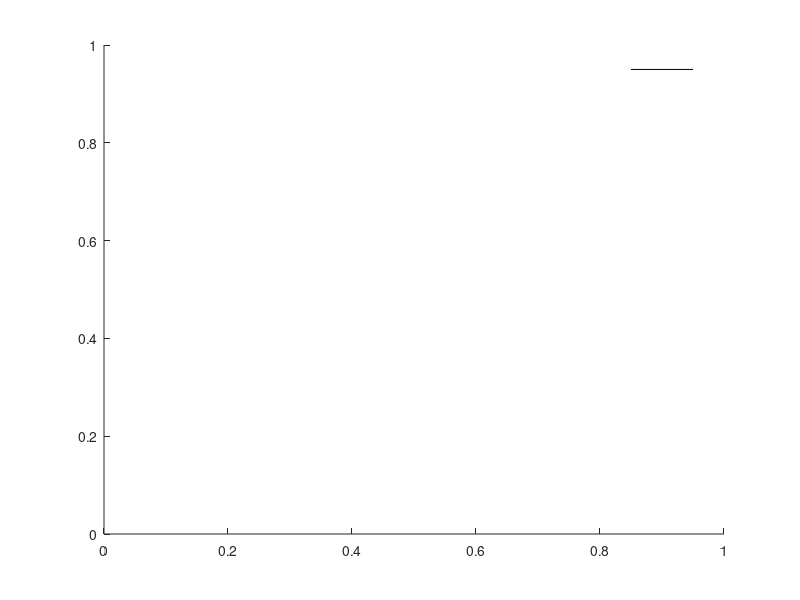

This chart was generated by the following MATLAB code: (Note: this script raises an error after producing the figure.)
function h = scalebar(varargin)
%SCALEBAR creates a scalebar on an axes
%
% SCALEBAR
% SCALEBAR OFF
% SCALEBAR(PARAMETER, VALUE, ...)
% SCALEBAR(HAXES, PARAMETER, VALUE, ...)
% H = SCALEBAR(...)
% 
% Draws a scalebar on the axes and returns handle to the scalebar. The
% DataAspectRatio property of the axes must be set to [1 1 1] and the view
% must be in 2D. All parameters are optional (note the default values
% below). SCALEBAR OFF deletes the current scalebar.
% 
% PARAMETER/VALUE pairs
%     hAxes:        handle to the axes (defaults to current axes)
%     ScaleLength:  length to show (in data units) (defaults to ~10% of the 
%                       x-axis limit range)
%     ScaleLengthRatio: ScaleLength/range(XLim)
%     Location:     location of the scalebar. Possible values are
%                       northeast (default)
%                       northwest
%                       southeast
%                       southwest
%                       [x y] data coordinates
%     Colour:       colour of scalebar in 1x3 RGB array (default is [0 0 0])
%     Bold:         draw with bold text and linewidth=4. 
%                       True or false(default)
%
% Note: SCALEBAR sets the XLimMode and YLimMode of the axes to manual.
%
% Created 10 November 2009 by Amanda Ng

    % DELETE SCALEBAR IF ONE EXISTS
    delete(findobj(gca,'tag','scalebar'));

    % RETURN IF 'OFF' WAS REQUESTED
    if nargin>0 && strcmpi(varargin{1},'off')
        return;
    end

    % CONSTANTS
    directions = {'northwest','northeast','southeast','southwest'};
    
    % SET PARAMETERS TO DEFAULTS
    hAxes = gca;
    scalelength = 0;
    scalelengthratio = 0.1;
    location = 'northeast';
    colour = [0 0 0];
    linewidth = 0.5;
    fontweight = 'normal';

    % PROCESS ARGUMENTS
    if nargin>0
        args = {};
        % Process if arguments given as "hAxes, ..."
        if ishandle(varargin{1}) %hAxes
            args{length(args)+1}='hAxes';
            args{length(args)+1}=varargin{1};
            varargin = varargin(2:end);
        end
        args=[args varargin];
        % Process arguments
        for n=1:2:length(args)
            parameter = args{n};
            value = args{n+1};
            switch lower(parameter)
                case 'haxes'
                    if ~ishandle(value)
                        error 'HAXES is not a valid Axes handle'
                    elseif ~strcmpi(get(value,'type'),'axes')
                        error 'HAXES is not a valid Axes handle'
                    elseif strcmpi(get(value,'tag'),'colorbar')
                        error 'HAXES is a handle to a colorbar'
                    else
                        hAxes = value;
                    end
                case 'scalelength'
                    if ~isnumeric(value)
                        error 'SCALELENGTH must be a numeric value'
                    end
                    scalelength = value;
                case 'scalelengthratio'
                    if ~isnumeric(value)
                        error 'SCALELENGTHRATIO must be a numeric value'
                    end
                    scalelengthratio = value;
                case 'location'
                    if ~(numel(value)==2 && isnumeric(value)) && ...
                       isempty(strmatch(lower(value),directions,'exact'))
                        error 'unrecognised value for LOCATION'
                    end
                    location = value;
                case 'colour'
                    if numel(value)~=3 || ~isnumeric(value)
                        error 'COLOUR must be a 1x3 representation of an RGB colour'
                    end
                    colour = value;
                case 'bold'
                    if ischar(value) && strcmpi(value,'true') || ...
                       (islogical(value) || isnumeric(value)) && value
                            linewidth=4;
                            fontweight='bold';
                    end
                otherwise
                    error(['unrecognised parameter: ' parameter]);
            end
        end
    end

    % CHECK IF DATAASPECTRATIO IS [1 1 1]
    if ~all(get(hAxes,'DataAspectRatio')==1)
        error 'The Axes property DataAspectRatio must be set to [1 1 1]'
    end
    
    % CHECK IF VIEW IS IN 2D
    [az el] = view(hAxes);
    if el~=90
        error 'The Axes must be in 2D view'
    end
    
    %GET IMAGE AND AXES DATA
    axeslims = [get(hAxes,'xlim')' get(hAxes,'ylim')'];
    axesdir = [1 1];
    if strcmpi(get(hAxes,'XDir'),'reverse')
        axeslims(:,1) = flipud(axeslims(:,1));
        axesdir(1) = -1;
    end
    if strcmpi(get(hAxes,'YDir'),'reverse')
        axeslims(:,2) = flipud(axeslims(:,2));
        axesdir(2) = -1;
    end

    % CALCULATE SCALELENGTH
    if scalelength==0
        sl = range(axeslims(:,1))*scalelengthratio;
        slorder = 10^floor(log10(sl));
        scalelength = round(sl/slorder)*slorder;    
    else
        scalelengthratio = scalelength/range(axeslims(:,1));
    end
    
    %SET UP POSITIONING
    if ischar(location)
        switch location
            case 'northeast'
                anchor = [axeslims(2,1) - axesdir(1)*range(axeslims(:,1))*0.05, ...
                          axeslims(2,2) - axesdir(2)*range(axeslims(:,2))*0.05];
                direction = 'southwest';
            case 'northwest'
                anchor = [axeslims(1,1) + axesdir(1)*range(axeslims(:,1))*0.05, ...
                          axeslims(2,2) - axesdir(2)*range(axeslims(:,2))*0.05];
                direction = 'southeast';
            case 'southwest'
                anchor = [axeslims(1,1) + axesdir(1)*range(axeslims(:,1))*0.05, ...
                          axeslims(1,2) + axesdir(2)*range(axeslims(:,2))*0.05];
                direction = 'northeast';
            case 'southeast'
                anchor = [axeslims(2,1) - axesdir(1)*range(axeslims(:,1))*0.05, ...
                          axeslims(1,2) + axesdir(2)*range(axeslims(:,2))*0.05];
                direction = 'northwest';
        end    
    else
        anchor = location;
        if location
            dirToCentre = min(axeslims)+range(axeslims)/2 - location.*axesdir;
            direction = directions{ceil((-1*atan2(dirToCentre(2),dirToCentre(1))+pi)/(2*pi)*4)};
        end
    end

    linepos = [anchor; anchor];
    if ~isempty(strfind(direction,'east'))
        linepos(2,1) = linepos(2,1)+axesdir(1)*scalelength;
    else
        linepos(1,1) = linepos(1,1)-axesdir(1)*scalelength;
    end
    
    ends(:,:,1) = [linepos(1,:); linepos(1,:)];
    ends(:,:,2) = [linepos(2,:); linepos(2,:)];
    if ~isempty(strfind(direction,'north'))
        ends(2,2,:) = ends(2,2,:)-axesdir(2)*0.1*scalelength;
        textalignment = {'bottom', 'center'};
    else
        ends(2,2,:) = ends(2,2,:)+axesdir(2)*0.1*scalelength;
        textalignment = {'top', 'center'};
    end
            
    % DRAW SCALEBAR
    set(gca,'xlimmode','manual','ylimmode','manual');
    hg = hggroup('tag','scalebar');
    line(linepos(:,1), linepos(:,2), 'color', colour, 'linewidth', linewidth, 'parent', hg);
    %line(ends(:,1,1), ends(:,2,1), 'color', colour, 'linewidth', linewidth, 'parent', hg);
    %line(ends(:,1,2), ends(:,2,2), 'color', colour, 'linewidth', linewidth, 'parent', hg);
    %text(linepos(1,1),linepos(1,2),0,'0','verticalalignment',textalignment{1},'horizontalalignment',textalignment{2}, 'color', colour, 'fontweight', fontweight, 'parent', hg);
    %text(linepos(2,1),linepos(2,2),0,num2str(scalelength),'verticalalignment',textalignment{1},'horizontalalignment',textalignment{2}, 'color', colour, 'fontweight', fontweight, 'parent', hg);
    
    if nargout>0
        h = hg;
    end
    
    % SETUP DELETE CALLBACK
    set(hg,'DeleteFcn',@deleteScaleBar)
    
    % SETUP LISTENER TO RESET SCALEBAR ON CHANGE OF AXES LIMITS
    hL(1) = addlistener(hAxes,'YLim','PostSet',@(src,event) resetScaleBar(src,event,hg));

    % SET USERDATA
    udata = {'ScaleLengthRatio',scalelengthratio;...
             'AnchorRatio',[(anchor(1)-min(axeslims(:,1)))/range(axeslims(:,1)) (anchor(2)-min(axeslims(:,2)))/range(axeslims(:,2))];...
             'Colour',colour;...
             'Listeners',hL};
    set(hg,'UserData',udata);    
    
    % CALLBACK FUNCTIONS
    function deleteScaleBar(src,event)
        udata = get(src,'UserData');
        delete(udata{strcmpi(udata(:,1),'Listeners'),2});

    function resetScaleBar(src,event,SB)
        udata = get(SB,'UserData');
        hAxes = get(SB,'parent');
        
        delete(SB);        
        
        axeslims = [get(hAxes,'xlim')' get(hAxes,'ylim')'];
        
        scalelengthratio = udata{strcmpi(udata(:,1),'ScaleLengthRatio'),2};
        anchorratio = udata{strcmpi(udata(:,1),'AnchorRatio'),2};
        location = [anchorratio(1)*range(axeslims(:,1))+axeslims(1,1) anchorratio(2)*range(axeslims(:,2))+axeslims(1,2)];
        colour = udata{strcmpi(udata(:,1),'Colour'),2};
        
        scalebar(hAxes,'ScaleLengthRatio',scalelengthratio,'Location',location,'Colour',colour);

        
            